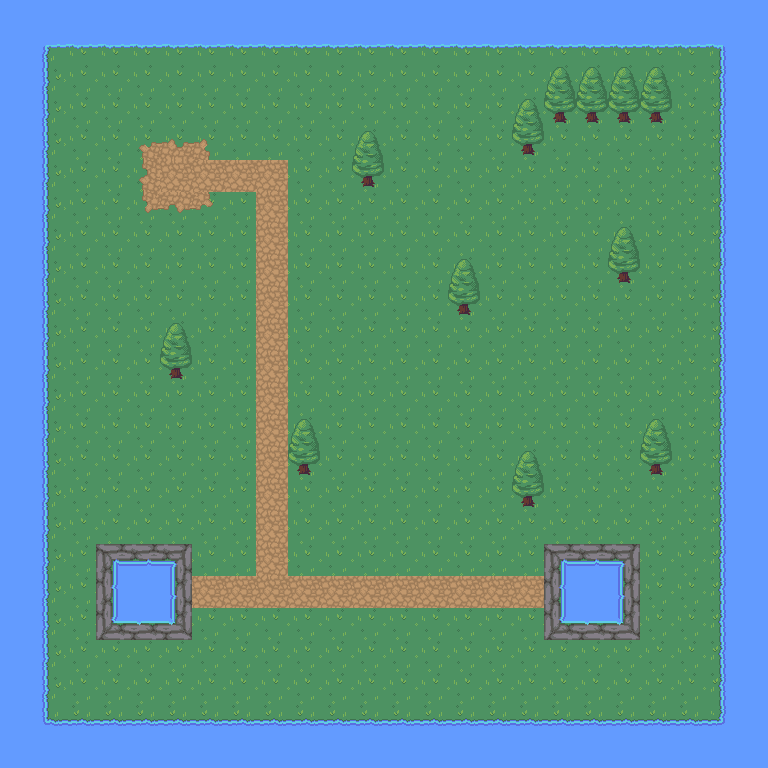

Rendered tile map (Tiled .tmx) drawn with the repository's tilesets; below, a short description and the full map source, tile grids included:
An orthogonal 24x24 tile map with 32x32 px tiles, 3 tile layers (Tile Layer 1, Tile Layer 2, Tile Layer 3).

<map version="1.5" tiledversion="1.7.1" orientation="orthogonal" renderorder="right-down" width="24" height="24" tilewidth="32" tileheight="32" infinite="0" nextlayerid="5" nextobjectid="1">
 <tileset firstgid="1" source="Nature RPG tileset.tsx" />
 <layer id="1" name="Tile Layer 1" width="24" height="24">
  <data encoding="csv">
42,42,42,42,42,42,42,42,42,42,42,42,42,42,42,42,42,42,42,42,42,42,42,42,
42,66,67,67,67,67,67,67,67,67,67,67,67,67,67,67,67,67,67,67,67,67,68,42,
42,86,41,41,41,41,41,41,41,41,41,41,41,41,41,41,41,41,41,41,41,41,88,42,
42,86,41,41,41,41,41,41,41,41,41,41,41,41,41,41,41,41,41,41,41,41,88,42,
42,86,41,41,41,41,41,41,41,41,41,41,41,41,41,41,41,41,41,41,41,41,88,42,
42,86,41,41,41,41,41,41,41,41,41,41,41,41,41,41,41,41,41,41,41,41,88,42,
42,86,41,41,41,41,41,41,41,41,41,41,41,41,41,41,41,41,41,41,41,41,88,42,
42,86,41,41,41,41,41,41,41,41,41,41,41,41,41,41,41,41,41,41,41,41,88,42,
42,86,41,41,41,41,41,41,41,41,41,41,41,41,41,41,41,41,41,41,41,41,88,42,
42,86,41,41,41,41,41,41,41,41,41,41,41,41,41,41,41,41,41,41,41,41,88,42,
42,86,41,41,41,41,41,41,41,41,41,41,41,41,41,41,41,41,41,41,41,41,88,42,
42,86,41,41,41,41,41,41,41,41,41,41,41,41,41,41,41,41,41,41,41,41,88,42,
42,86,41,41,41,41,41,41,41,41,41,41,41,41,41,41,41,41,41,41,41,41,88,42,
42,86,41,41,41,41,41,41,41,41,41,41,41,41,41,41,41,41,41,41,41,41,88,42,
42,86,41,41,41,41,41,41,41,41,41,41,41,41,41,41,41,41,41,41,41,41,88,42,
42,86,41,41,41,41,41,41,41,41,41,41,41,41,41,41,41,41,41,41,41,41,88,42,
42,86,41,41,41,41,41,41,41,41,41,41,41,41,41,41,41,41,41,41,41,41,88,42,
42,86,41,41,41,41,41,41,41,41,41,41,41,41,41,41,41,41,41,41,41,41,88,42,
42,86,41,41,41,41,41,41,41,41,41,41,41,41,41,41,41,41,41,41,41,41,88,42,
42,86,41,41,41,41,41,41,41,41,41,41,41,41,41,41,41,41,41,41,41,41,88,42,
42,86,41,41,41,41,41,41,41,41,41,41,41,41,41,41,41,41,41,41,41,41,88,42,
42,86,41,41,41,41,41,41,41,41,41,41,41,41,41,41,41,41,41,41,41,41,88,42,
42,106,107,107,107,107,107,107,107,107,107,107,107,107,107,107,107,107,107,107,107,107,108,42,
42,42,42,42,42,42,42,42,42,42,42,42,42,42,42,42,42,42,42,42,42,42,42,42
</data>
 </layer>
 <layer id="2" name="Tile Layer 2" width="24" height="24">
  <data encoding="csv">
0,0,0,0,0,0,0,0,0,0,0,0,0,0,0,0,0,0,0,0,0,0,0,0,
0,0,0,0,0,0,0,0,0,0,0,0,0,0,0,0,0,0,0,0,0,0,0,0,
0,0,0,0,0,0,0,0,0,0,0,0,0,0,0,0,0,0,0,0,0,0,0,0,
0,0,0,0,0,0,0,0,0,0,0,0,0,0,0,0,1,0,0,0,0,0,0,0,
0,0,0,0,126,127,128,0,0,0,0,1,0,0,0,0,21,0,0,0,0,0,0,0,
0,0,0,0,146,147,43,43,43,0,0,21,0,0,0,0,0,0,0,0,0,0,0,0,
0,0,0,0,166,167,168,0,43,0,0,0,0,0,0,0,0,0,0,0,0,0,0,0,
0,0,0,0,0,0,0,0,43,0,0,0,0,0,0,0,0,0,0,1,0,0,0,0,
0,0,0,0,0,0,0,0,43,0,0,0,0,0,1,0,0,0,0,21,0,0,0,0,
0,0,0,0,0,0,0,0,43,0,0,0,0,0,21,0,0,0,0,0,0,0,0,0,
0,0,0,0,0,1,0,0,43,0,0,0,0,0,0,0,0,0,0,0,0,0,0,0,
0,0,0,0,0,21,0,0,43,0,0,0,0,0,0,0,0,0,0,0,0,0,0,0,
0,0,0,0,0,0,0,0,43,0,0,0,0,0,0,0,0,0,0,0,0,0,0,0,
0,0,0,0,0,0,0,0,43,1,0,0,0,0,0,0,0,0,0,0,1,0,0,0,
0,0,0,0,0,0,0,0,43,21,0,0,0,0,0,0,1,0,0,0,21,0,0,0,
0,0,0,0,0,0,0,0,43,0,0,0,0,0,0,0,21,0,0,0,0,0,0,0,
0,0,0,0,0,0,0,0,43,0,0,0,0,0,0,0,0,0,0,0,0,0,0,0,
0,0,0,76,77,78,0,0,43,0,0,0,0,0,0,0,0,76,77,78,0,0,0,0,
0,0,0,96,97,98,43,43,43,43,43,43,43,43,43,43,43,96,97,98,0,0,0,0,
0,0,0,116,117,118,0,0,0,0,0,0,0,0,0,0,0,116,117,118,0,0,0,0,
0,0,0,0,0,0,0,0,0,0,0,0,0,0,0,0,0,0,0,0,0,0,0,0,
0,0,0,0,0,0,0,0,0,0,0,0,0,0,0,0,0,0,0,0,0,0,0,0,
0,0,0,0,0,0,0,0,0,0,0,0,0,0,0,0,0,0,0,0,0,0,0,0,
0,0,0,0,0,0,0,0,0,0,0,0,0,0,0,0,0,0,0,0,0,0,0,0
</data>
 </layer>
 <layer id="4" name="Tile Layer 3" width="24" height="24">
  <data encoding="csv">
0,0,0,0,0,0,0,0,0,0,0,0,0,0,0,0,0,0,0,0,0,0,0,0,
0,0,0,0,0,0,0,0,0,0,0,0,0,0,0,0,0,0,0,0,0,0,0,0,
0,0,0,0,0,0,0,0,0,0,0,0,0,0,0,0,0,1,1,1,1,0,0,0,
0,0,0,0,0,0,0,0,0,0,0,0,0,0,0,0,0,21,21,21,21,0,0,0,
0,0,0,0,0,0,0,0,0,0,0,0,0,0,0,0,0,0,0,0,0,0,0,0,
0,0,0,0,0,0,0,0,0,0,0,0,0,0,0,0,0,0,0,0,0,0,0,0,
0,0,0,0,0,0,0,0,0,0,0,0,0,0,0,0,0,0,0,0,0,0,0,0,
0,0,0,0,0,0,0,0,0,0,0,0,0,0,0,0,0,0,0,0,0,0,0,0,
0,0,0,0,0,0,0,0,0,0,0,0,0,0,0,0,0,0,0,0,0,0,0,0,
0,0,0,0,0,0,0,0,0,0,0,0,0,0,0,0,0,0,0,0,0,0,0,0,
0,0,0,0,0,0,0,0,0,0,0,0,0,0,0,0,0,0,0,0,0,0,0,0,
0,0,0,0,0,0,0,0,0,0,0,0,0,0,0,0,0,0,0,0,0,0,0,0,
0,0,0,0,0,0,0,0,0,0,0,0,0,0,0,0,0,0,0,0,0,0,0,0,
0,0,0,0,0,0,0,0,0,0,0,0,0,0,0,0,0,0,0,0,0,0,0,0,
0,0,0,0,0,0,0,0,0,0,0,0,0,0,0,0,0,0,0,0,0,0,0,0,
0,0,0,0,0,0,0,0,0,0,0,0,0,0,0,0,0,0,0,0,0,0,0,0,
0,0,0,0,0,0,0,0,0,0,0,0,0,0,0,0,0,0,0,0,0,0,0,0,
0,0,0,131,132,133,0,0,0,0,0,0,0,0,0,0,0,131,132,133,0,0,0,0,
0,0,0,151,152,153,0,0,0,0,0,0,0,0,0,0,0,151,152,153,0,0,0,0,
0,0,0,171,172,173,0,0,0,0,0,0,0,0,0,0,0,171,172,173,0,0,0,0,
0,0,0,0,0,0,0,0,0,0,0,0,0,0,0,0,0,0,0,0,0,0,0,0,
0,0,0,0,0,0,0,0,0,0,0,0,0,0,0,0,0,0,0,0,0,0,0,0,
0,0,0,0,0,0,0,0,0,0,0,0,0,0,0,0,0,0,0,0,0,0,0,0,
0,0,0,0,0,0,0,0,0,0,0,0,0,0,0,0,0,0,0,0,0,0,0,0
</data>
 </layer>
</map>
